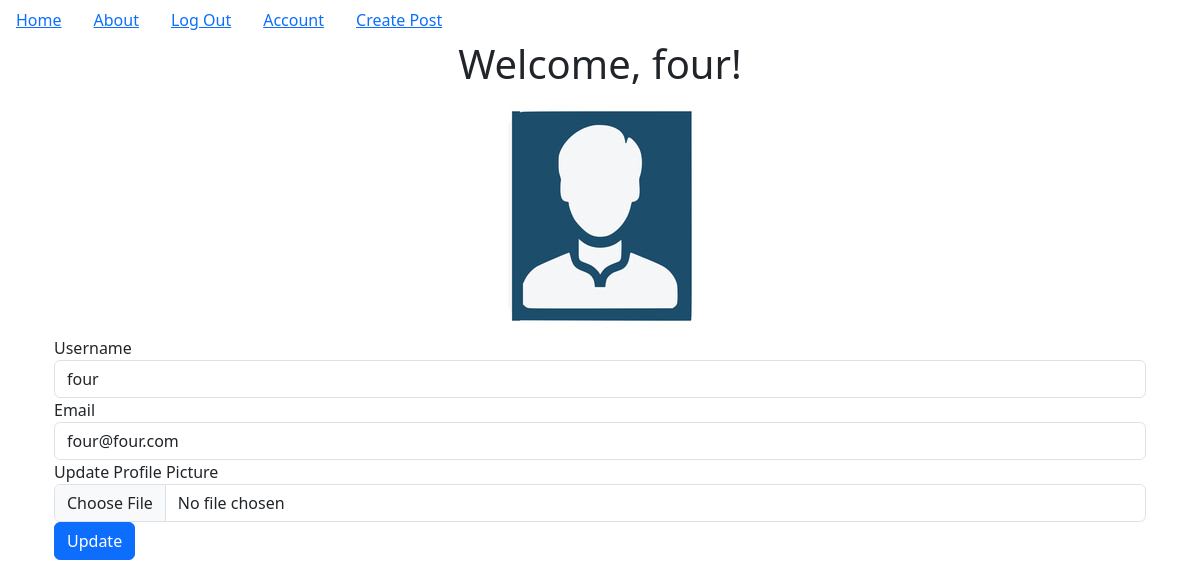
Before: /account (signed in) with the older database file.
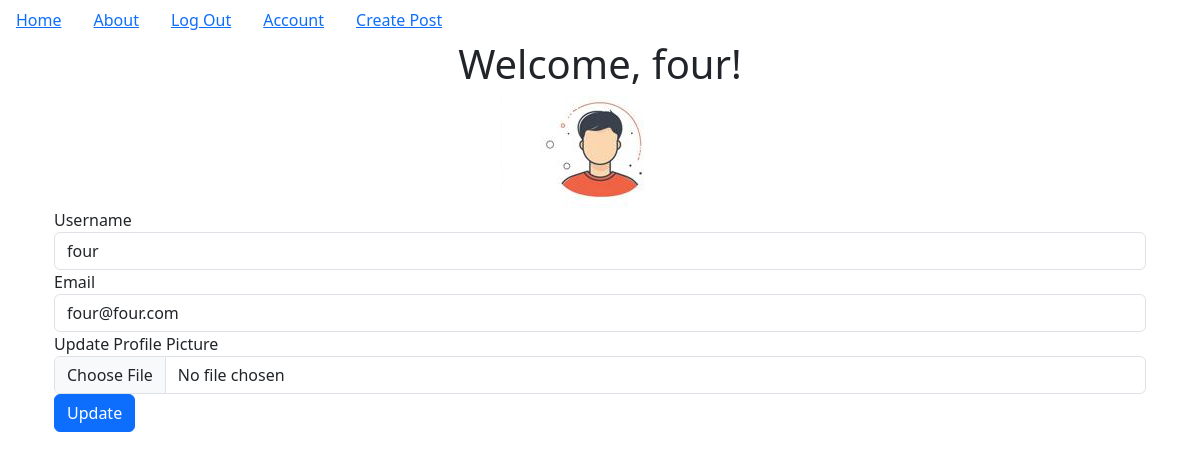
After: the same page with the newer database file.
### companyblog/models.py (models this page shows, shortened)
class User(db.Model, UserMixin):
    __tablename__ = "users"
    id = db.Column(db.Integer,primary_key=True)
    profile_image = db.Column(db.String(20),nullable=False, default="default_profile.jpg")
    email = db.Column(db.String(64), unique=True, index=True)
    username = db.Column(db.String(64), unique=True, index=True)
    password_hash = db.Column(db.String(128))
    posts = db.relationship("BlogPost", backref="author", lazy=True)

### companyblog/users/views.py (the view)
@users.route("/account", methods=["GET","POST"])
@login_required
def account():
    form = UpdateUserForm()
    if form.validate_on_submit():
        if form.picture.data:
            username= current_user.username
            pic = add_profile_pic(form.picture.data,username)
            current_user.profile_image = pic
        current_user.username = form.username.data
        current_user.email = form.email.data
        db.session.commit()
        flash("User account updated.")
        return redirect(url_for("users.account"))
    elif request.method == "GET":
        form.username.data = current_user.username
        form.email.data = current_user.email
    profile_image = url_for("static", filename="profile_pics/"+current_user.profile_image)
    return render_template("account.html", profile_image=profile_image, form=form)

### companyblog/users/forms.py (shortened to what this page needs)
class UpdateUserForm(FlaskForm):
    email = StringField("Email", validators=[DataRequired(), Email()])
    username = StringField("Username", validators=[DataRequired()])
    picture = FileField("Update Profile Picture", validators=[FileAllowed(["jpg","png"])])
    submit = SubmitField("Update")

### companyblog/models.py (called while the page is built)
@login_manager.user_loader
def load_user(user_id):
    return User.query.get(user_id)

### companyblog/templates/account.html (shortened to what this page needs)
{% extends "base.html" %}
{% block content %}
    <div class="jumbotron">
        <div align="center">
            <h1>Welcome, {{ current_user.username }}! </h1>
            <img align="center" src="{{ url_for('static',filename='profile_pics/'+current_user.profile_image)}} " alt="">
        </div>
    </div>
    <div class="container">
        <form method="POST" action="" enctype="multipart/form-data">
            <div class="form-group">
                {{ form.username.label(class="form-group") }}  {{ form.username(class="form-control") }}
            </div>
            <div class="form-group">
                {{ form.email.label(class="form-group") }}  {{ form.email(class="form-control") }}
            </div>
            <div class="form-group">
                {{ form.picture.label(class="form-group") }}  {{ form.picture(class="form-control") }}
            </div>
            <div class="form-group">
                {{ form.submit(class="btn btn-primary") }}
            </div>
        </form>
    </div>
{% endblock %}

### companyblog/templates/base.html (shortened to what this page needs)
<!DOCTYPE html>
<html lang="en">
<head>
    <link href="https://cdn.jsdelivr.net/npm/bootstrap@5.3.8/dist/css/bootstrap.min.css" rel="stylesheet">
</head>
<body>
    <ul class="nav">
        <li class="nav-link">
            <a href="{{url_for('core.index')}}">Home</a>
        </li>
        <li class="nav-link">
            <a href="{{url_for('core.info')}}">About</a>
        </li>
        {% if current_user.is_authenticated %}
        <li class="nav-link">
            <a href="{{url_for('users.logout')}}">Log Out</a>
        </li>
        <li class="nav-link">
            <a href="{{url_for('users.account')}}">Account</a>
        </li>
        <li class="nav-link">
            <a href="#">Create Post</a>
        </li>
        {% endif %}
    </ul>
    <div class="container">
        {% block content %}
        {% endblock %}
    </div>
</body>
</html>

Changed rows visible on the page:
changed User "four": profile_image: picture added in place of a placeholder
